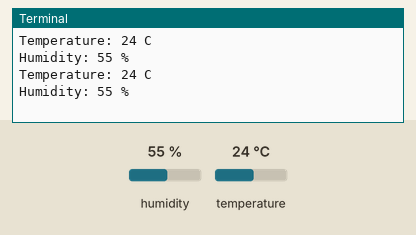
Bench run of a program on a simulated Raspberry Pi (BCM pin numbers). Parts: the last lines printed to the terminal. The test bench sets the inputs (shaded band); at power-on: humidity 55 %, temperature 24 °C. Library files of the repository ran but are not shown: dht11.py.

Above: at 1.2 s.
1.3 s: humidity set to 22 %
At 2.6 s:
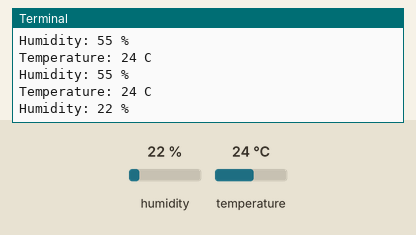
2.8 s: temperature set to 12 °C
At 4.0 s:
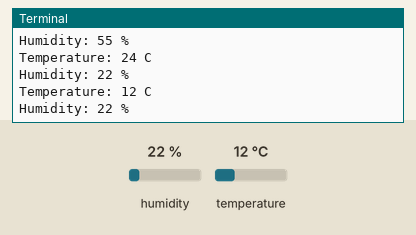
4.3 s: humidity set to 40 %
At 5.3 s:
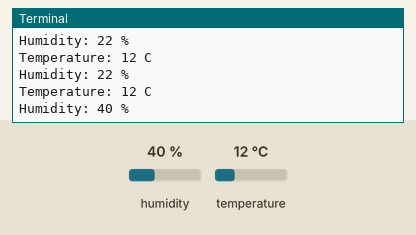
Timing chart, 0 to 7.3 s (numbered marks = the images above; inputs shaded):
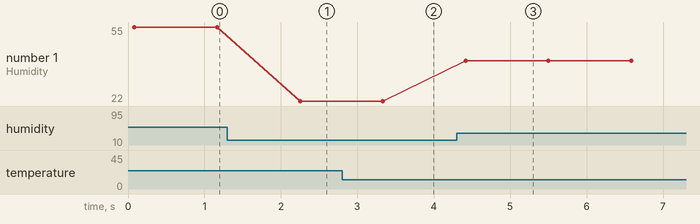

The program:

read_dh11.py
```python
# read_dht11.py

import wiringpi as pi
import time
import dht11

pi.wiringPiSetupGpio()
sensor = dht11.DHT11(pin=4)

while True:
    result = sensor.read()
    if result.is_valid():
        print("Temperature: %d C" % result.temperature)
        print("Humidity: %d %%" % result.humidity)
    time.sleep(1)
```

Measured:
- after the input at 1.3 s, the terminal: prints a new line after 0.95 s (image 1)
- after the input at 2.8 s, the terminal: prints a new line after 0.53 s (image 2)
- after the input at 4.3 s, the terminal: prints a new line after 0.12 s (image 3)
- plotted number 1: 55 → 22 after the input at 1.3 s, 22 → 40 after the input at 4.3 s
